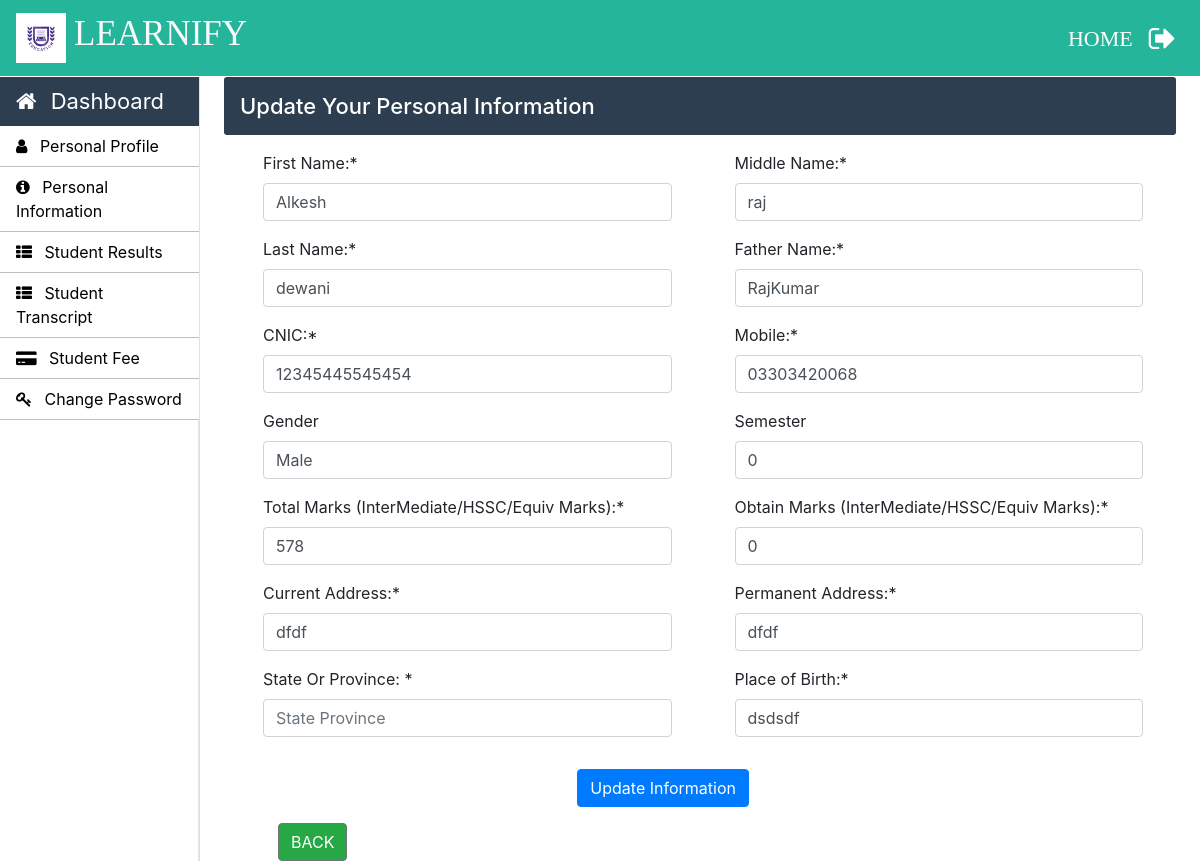
The page /Student/student-personal-information.php (signed in) on the database its author committed.
### tables this page shows
CREATE TABLE IF NOT EXISTS `student_info` (
  `roll_no` varchar(20) NOT NULL,
  `first_name` varchar(30) NOT NULL,
  `middle_name` varchar(30) NOT NULL,
  `last_name` varchar(30) NOT NULL,
  `father_name` varchar(30) NOT NULL,
  `email` varchar(30) NOT NULL,
  `mobile_no` varchar(11) NOT NULL,
  `course_code` varchar(11) NOT NULL,
  `session` varchar(10) NOT NULL,
  `profile_image` varchar(100) NOT NULL,
  `prospectus_issued` varchar(10) NOT NULL,
  `prospectus_amount` varchar(10) NOT NULL,
  `form_b` varchar(20) NOT NULL,
  `applicant_status` varchar(20) NOT NULL,
  `application_status` varchar(20) NOT NULL,
  `cnic` varchar(15) NOT NULL,
  `dob` varchar(10) NOT NULL,
  `other_phone` varchar(11) NOT NULL,
  `gender` varchar(10) NOT NULL,
  `permanent_address` varchar(150) NOT NULL,
  `current_address` varchar(150) NOT NULL,
  `place_of_birth` varchar(150) NOT NULL,
  `matric_complition_date` varchar(10) NOT NULL,
  `matric_awarded_date` varchar(10) NOT NULL,
  `matric_certificate` varchar(100) NOT NULL,
  `fa_complition_date` varchar(10) NOT NULL,
  `fa_awarded_date` varchar(10) NOT NULL,
  `fa_certificate` varchar(100) NOT NULL,
  `ba_complition_date` varchar(10) NOT NULL,
  `ba_awarded_date` varchar(10) NOT NULL,
  `ba_certificate` varchar(100) NOT NULL,
  `semester` int NOT NULL,
  `total_marks` int NOT NULL,
  `obtain_marks` int NOT NULL,
  `state` varchar(20) NOT NULL,
  `admission_date` timestamp NOT NULL DEFAULT CURRENT_TIMESTAMP ON UPDATE CURRENT_TIMESTAMP,
  PRIMARY KEY (`roll_no`)
);

### Student/student-personal-information.php (the view, shortened to what this page needs)
 <?php
		require_once "../connection/connection.php";
	?>
<!doctype html>
<html lang="en">
	<head>
	</head>
	<body>
		<?php include('../common/common-header.php') ?>
		<?php include('../common/student-sidebar.php') ?>
		<main role="main" class="col-xl-10 col-lg-9 col-md-8 ml-sm-auto px-md-4 w-100">
			<div class="sub-main sub-main-student">
				<div class="text-center d-flex flex-wrap flex-md-nowrap pt-3 pb-2 mb-3 text-white admin-dashboard pl-3">
					<h4 class="">Update Your Personal Information </h4>
				</div>
				<div class="row ml-4">
					<div class="col-lg-12 col-md-12 col-sm-12">
						<form action="student-personal-information.php" method="post">
							<?php $roll_no=$_SESSION['LoginStudent'];
								$query="select * from student_info where roll_no='$roll_no'";
								$run=mysqli_query($con,$query);
								while ($row=mysqli_fetch_array($run)) {?>
							<div class="row">
								<div class=" col-lg-6 col-md-6 pr-5">
									<div class="form-group">
										<label for="exampleInputEmail1">First Name:*</label>
										<input type="text" class="form-control" name="first_name" value=<?php echo $row['first_name'] ?>>
									</div>
								</div>
								<div class="col-md-6 pr-5">
									<div class="form-group">
										<label for="exampleInputPassword1">Middle Name:*</label>
										<input type="text" class="form-control" name="middle_name"  value="<?php echo $row['middle_name'] ?>">
									</div>
								</div>
							</div>
							<div class="row">
								<div class="col-md-6 pr-5">
									<div class="form-group">
										<label for="exampleInputEmail1">Last Name:*</label>
										<input type="text" class="form-control" name="last_name" value=<?php echo $row['last_name'] ?>>
									</div>
								</div>
								<div class="col-md-6 pr-5">
									<div class="form-group">
										<label for="exampleInputPassword1">Father Name:*</label>
										<input type="text" class="form-control" name="father_name"  value=<?php echo $row['father_name'] ?>>
									</div>
								</div>
							</div>
							<div class="row">
								<div class="col-md-6 pr-5">
									<div class="form-group">
										<label for="exampleInputEmail1">CNIC:*</label>
										<input type="text" class="form-control" name="cnic" value=<?php echo $row['cnic'] ?>>
									</div>
								</div>
								<div class="col-md-6 pr-5">
									<div class="form-group">
										<label for="exampleInputPassword1">Mobile:*</label>
										<input type="number" class="form-control" name="mobile_no"  value=<?php echo $row['mobile_no'] ?>>
									</div>
								</div>
							</div>
							<div class="row">
								<div class="col-md-6 pr-5">
									<div class="form-group">
										<label for="exampleInputEmail1">Gender</label>
										<input type="text" class="form-control" name="gender" value=<?php echo $row['gender'] ?>>
									</div>
								</div>
								<div class="col-md-6 pr-5">
									<div class="form-group">
										<label for="exampleInputPassword1">Semester</label>
										<input type="number" name="semester" class="form-control"  placeholder="Semester" value=<?php echo $row['semester'] ?>>
									</div>
								</div>
							</div>
							<div class="row">
								<div class="col-md-6 pr-5">
									<div class="form-group">
										<label for="exampleInputEmail1">Total Marks (InterMediate/HSSC/Equiv Marks):*</label>
										<input type="number" name="total_marks" class="form-control" placeholder="Marks" value=<?php echo $row['total_marks'] ?>>
									</div>
								</div>
								<div class="col-md-6 pr-5">
									<div class="form-group">
										<label for="exampleInputPassword1">Obtain Marks (InterMediate/HSSC/Equiv Marks):*</label>
										<input type="number" name="obtain_marks" class="form-control"  placeholder="Marks" value=<?php echo $row['obtain_marks'] ?>>
									</div>
								</div>
							</div>
							<div class="row">
								<div class="col-md-6 pr-5">
									<div class="form-group">
										<label for="exampleInputEmail1">Current Address:*</label>
										<input type="text" name="current_address" class="form-control" value=<?php echo $row['current_address'] ?>>
									</div>
								</div>
								<div class="col-md-6 pr-5">
									<div class="form-group">
										<label for="exampleInputPassword1">Permanent Address:*</label>
										<input type="text" name="permanent_address" class="form-control"  value=<?php echo $row['permanent_address'] ?>>
									</div>
								</div>
							</div>
							<div class="row">
								<div class="col-md-6 pr-5">
									<div class="form-group">
										<label for="exampleInputEmail1">State Or Province: *</label>
										<input type="text" name="state" class="form-control" placeholder="State Province" value=<?php echo $row['state'] ?>>
									</div>
								</div>
								<div class="col-md-6 pr-5">
									<div class="form-group">
										<label for="exampleInputPassword1">Place of Birth:*</label>
										<input type="text" name="place_of_birth" class="form-control"  value=<?php echo $row['place_of_birth'] ?>>
									</div>
								</div>
							</div>
							<?php } ?>
							<div class="row mt-3">
								<div class="col-lg-6 col-md-6 offset-4">
									<input type="submit" name="sub" type="submit" class="btn btn-primary" value="Update Information">
								</div>
							</div>
						</form>
						<div class="col-md-4  mt-3">
								<a href="student-index.php" > <button type="button" class="btn btn-secondary bg-success" data-dismiss="modal">BACK</button> </a>
								</div>
					</div>
					</div>
				</div>
		</main>
	</body>
</html>

### Css/style.css (style rules this page uses)
h4 { font-size: 22px; }
.admin-dashboard { margin-top: 1px !important; background: #2c3e50 !important; border-radius: 3px; }

### rows shown on the page
student_info: first_name "Alkesh", middle_name "raj", last_name "dewani", father_name "RajKumar", cnic "12345445545454", mobile_no "03303420068", gender "Male", semester "0", total_marks "578", obtain_marks "0", current_address "dfdf", permanent_address "dfdf", place_of_birth "dsdsdf"
